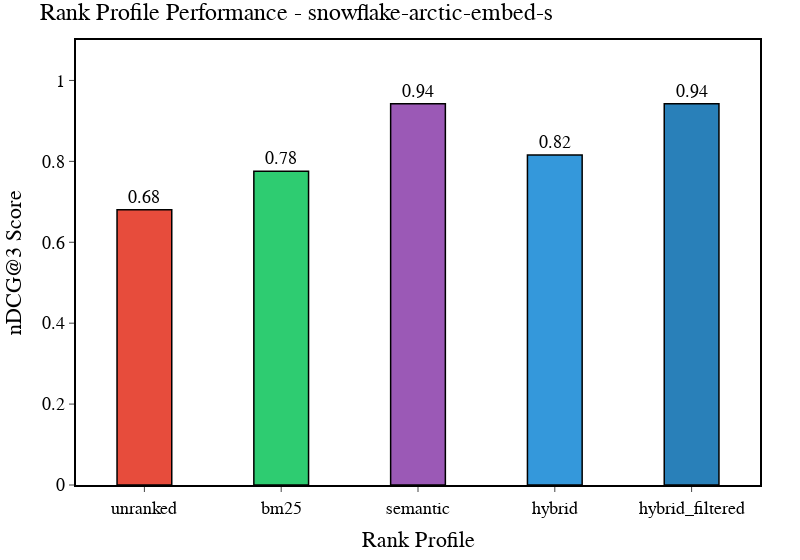

This figure's notebook cell:
### Code cell
import pandas as pd
import plotly.express as px


def plot_rank_profiles(rank_profiles):
    # Convert dictionary to DataFrame for easier manipulation
    data = pd.DataFrame(list(rank_profiles.items()), columns=["Rank Profile", "nDCG@3"])

    colors = {
        "unranked": "#e74c3c",  # Red
        "bm25": "#2ecc71",  # Green
        "semantic": "#9b59b6",  # Purple
        "hybrid": "#3498db",  # Blue
        "hybrid_filtered": "#2980b9",  # Darker Blue
    }

    # Map the colors to the dataframe
    data["Color"] = data["Rank Profile"].map(colors)

    # Create a bar chart using Plotly
    fig = px.bar(
        data,
        x="Rank Profile",
        y="nDCG@3",
        title="Rank Profile Performance - snowflake-arctic-embed-s",
        labels={"nDCG@3": "nDCG@3 Score"},
        text="nDCG@3",
        template="simple_white",
        color="Color",
        color_discrete_map="identity",
    )

    # Set bar width and update traces for individual colors
    fig.update_traces(
        marker_line_color="black", marker_line_width=1.5, width=0.4
    )  # Less wide bars

    # Enhance chart design adhering to Tufte's principles
    fig.update_traces(texttemplate="%{text:.2f}", textposition="outside")
    fig.update_layout(
        plot_bgcolor="white",
        xaxis=dict(
            title="Rank Profile",
            showline=True,
            linewidth=2,
            linecolor="black",
            mirror=True,
        ),
        yaxis=dict(
            title="nDCG@3 Score",
            range=[0, 1.1],
            showline=True,
            linewidth=2,
            linecolor="black",
            mirror=True,
        ),
        title_font=dict(size=24),
        font=dict(family="Arial, sans-serif", size=18, color="black"),
        margin=dict(l=40, r=40, t=40, b=40),
        width=800,  # Set the width of the plot
    )

    # Show the plot
    fig.show()


plot_rank_profiles(rank_profiles=rank_results)

### Figure 1 — Plotly figure (JSON) as saved in the notebook; plotly's stock layout.template omitted (floating-point values rounded to 4 significant figures)
{"data": [{"alignmentgroup": "True", "hovertemplate": "Rank Profile=%{x}<br>nDCG@3 Score=%{text}<extra></extra>", "legendgroup": "", "marker": {"color": "#e74c3c", "line": {"color": "black", "width": 1.5}, "pattern": {"shape": ""}}, "name": "", "offsetgroup": "", "orientation": "v", "showlegend": false, "text": [0.6806], "textposition": "outside", "texttemplate": "%{text:.2f}", "type": "bar", "width": 0.4, "x": ["unranked"], "xaxis": "x", "y": [0.6806], "yaxis": "y"}, {"alignmentgroup": "True", "hovertemplate": "Rank Profile=%{x}<br>nDCG@3 Score=%{text}<extra></extra>", "legendgroup": "", "marker": {"color": "#2ecc71", "line": {"color": "black", "width": 1.5}, "pattern": {"shape": ""}}, "name": "", "offsetgroup": "", "orientation": "v", "showlegend": false, "text": [0.7756], "textposition": "outside", "texttemplate": "%{text:.2f}", "type": "bar", "width": 0.4, "x": ["bm25"], "xaxis": "x", "y": [0.7756], "yaxis": "y"}, {"alignmentgroup": "True", "hovertemplate": "Rank Profile=%{x}<br>nDCG@3 Score=%{text}<extra></extra>", "legendgroup": "", "marker": {"color": "#9b59b6", "line": {"color": "black", "width": 1.5}, "pattern": {"shape": ""}}, "name": "", "offsetgroup": "", "orientation": "v", "showlegend": false, "text": [0.9425], "textposition": "outside", "texttemplate": "%{text:.2f}", "type": "bar", "width": 0.4, "x": ["semantic"], "xaxis": "x", "y": [0.9425], "yaxis": "y"}, {"alignmentgroup": "True", "hovertemplate": "Rank Profile=%{x}<br>nDCG@3 Score=%{text}<extra></extra>", "legendgroup": "", "marker": {"color": "#3498db", "line": {"color": "black", "width": 1.5}, "pattern": {"shape": ""}}, "name": "", "offsetgroup": "", "orientation": "v", "showlegend": false, "text": [0.8155], "textposition": "outside", "texttemplate": "%{text:.2f}", "type": "bar", "width": 0.4, "x": ["hybrid"], "xaxis": "x", "y": [0.8155], "yaxis": "y"}, {"alignmentgroup": "True", "hovertemplate": "Rank Profile=%{x}<br>nDCG@3 Score=%{text}<extra></extra>", "legendgroup": "", "marker": {"color": "#2980b9", "line": {"color": "black", "width": 1.5}, "pattern": {"shape": ""}}, "name": "", "offsetgroup": "", "orientation": "v", "showlegend": false, "text": [0.9425], "textposition": "outside", "texttemplate": "%{text:.2f}", "type": "bar", "width": 0.4, "x": ["hybrid_filtered"], "xaxis": "x", "y": [0.9425], "yaxis": "y"}], "layout": {"barmode": "relative", "font": {"color": "black", "family": "Arial, sans-serif", "size": 18}, "legend": {"tracegroupgap": 0}, "margin": {"b": 40, "l": 40, "r": 40, "t": 40}, "plot_bgcolor": "white", "title": {"font": {"size": 24}, "text": "Rank Profile Performance - snowflake-arctic-embed-s"}, "width": 800, "xaxis": {"anchor": "y", "domain": [0, 1], "linecolor": "black", "linewidth": 2, "mirror": true, "showline": true, "title": {"text": "Rank Profile"}}, "yaxis": {"anchor": "x", "domain": [0, 1], "linecolor": "black", "linewidth": 2, "mirror": true, "range": [0, 1.1], "showline": true, "title": {"text": "nDCG@3 Score"}}}}
